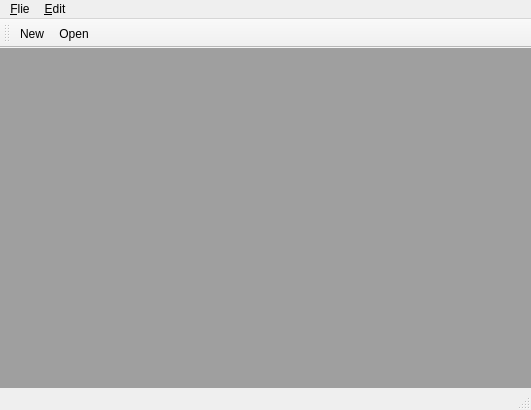
<?xml version="1.0" encoding="UTF-8"?>
<ui version="4.0">
 <class>MainWindow</class>
 <widget class="QMainWindow" name="MainWindow">
  <property name="geometry">
   <rect>
    <x>0</x>
    <y>0</y>
    <width>531</width>
    <height>410</height>
   </rect>
  </property>
  <property name="windowTitle">
   <string>MainWindow</string>
  </property>
  <widget class="QWidget" name="centralWidget">
   <layout class="QVBoxLayout" name="verticalLayout">
    <property name="leftMargin">
     <number>0</number>
    </property>
    <property name="topMargin">
     <number>0</number>
    </property>
    <property name="rightMargin">
     <number>0</number>
    </property>
    <property name="bottomMargin">
     <number>0</number>
    </property>
    <item>
     <widget class="QMdiArea" name="mdiArea"/>
    </item>
   </layout>
  </widget>
  <widget class="QMenuBar" name="menuBar">
   <property name="geometry">
    <rect>
     <x>0</x>
     <y>0</y>
     <width>531</width>
     <height>21</height>
    </rect>
   </property>
   <widget class="QMenu" name="menu_Flie">
    <property name="title">
     <string>&amp;Flie</string>
    </property>
    <addaction name="action_New"/>
    <addaction name="action_Open"/>
    <addaction name="action_Save"/>
    <addaction name="separator"/>
    <addaction name="action_Quit"/>
   </widget>
   <widget class="QMenu" name="menu_Edit">
    <property name="title">
     <string>&amp;Edit</string>
    </property>
   </widget>
   <addaction name="menu_Flie"/>
   <addaction name="menu_Edit"/>
  </widget>
  <widget class="QToolBar" name="mainToolBar">
   <attribute name="toolBarArea">
    <enum>TopToolBarArea</enum>
   </attribute>
   <attribute name="toolBarBreak">
    <bool>false</bool>
   </attribute>
   <addaction name="action_New"/>
   <addaction name="action_Open"/>
  </widget>
  <widget class="QStatusBar" name="statusBar"/>
  <action name="action_New">
   <property name="text">
    <string>&amp;New</string>
   </property>
  </action>
  <action name="action_Open">
   <property name="text">
    <string>&amp;Open</string>
   </property>
  </action>
  <action name="action_Save">
   <property name="text">
    <string>&amp;Save</string>
   </property>
  </action>
  <action name="action_Quit">
   <property name="text">
    <string>&amp;Quit</string>
   </property>
  </action>
 </widget>
 <layoutdefault spacing="6" margin="11"/>
 <resources/>
 <connections/>
</ui>
